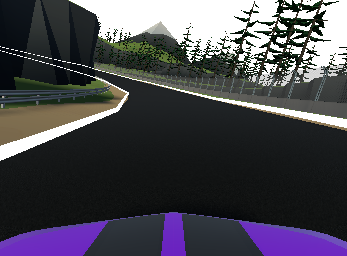
#> input picture training_set/vanilla/track1_frame_agent0_1006.png, 347 x 256 px; its folder holds 4 pictures in this run
$ python darken.py
#> lines starting #> are read from the running program, lines starting #| are printed output that depends on the picture
from PIL import ImageChops, Image
import os

input_folder = "vanilla"
output_folder = "lighter"
os.makedirs(output_folder, exist_ok=True)

for filename in os.listdir(input_folder):
    if filename.lower().endswith(('.png', '.jpg', '.jpeg', '.bmp', '.gif')):
        img_path = os.path.join(input_folder, filename)
        img = Image.open(img_path).convert("RGB")
#> img is the input picture: PIL image 347x256 RGB; mean R, G, B 72.3, 70.8, 78.4
        darken = Image.new("RGB", img.size, (120, 120, 120))
#> darken: PIL image 347x256 RGB; every value is 120
        darkened_img = ImageChops.add(img, darken)
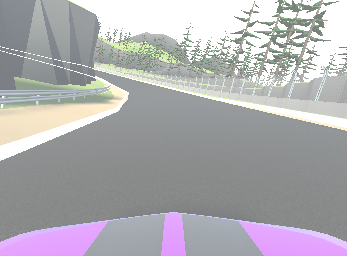
#> darkened_img: PIL image 347x256 RGB; mean R, G, B 174.2, 172.7, 176.7
        darkened_img.save(os.path.join(output_folder, filename))
#> pass 2 of the loop `for filename in os.listdir(input_folder):`:
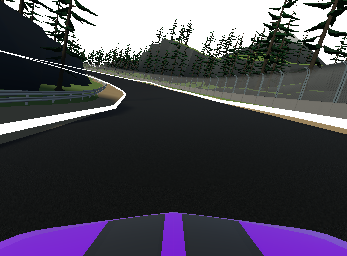
#> input picture training_set/vanilla/track1_frame_agent0_1068.png, 347 x 256 px
#> img is the input picture: PIL image 347x256 RGB; mean R, G, B 74.4, 72, 81.6
#> `darkened_img = ImageChops.add(img, darken)`:
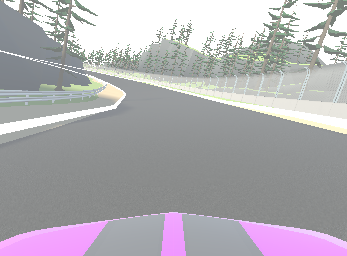
#> darkened_img: PIL image 347x256 RGB; mean R, G, B 175.1, 172.8, 177.5
#> pass 3 of the loop `for filename in os.listdir(input_folder):`:
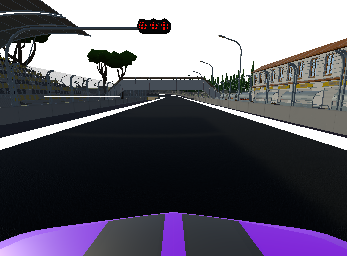
#> input picture training_set/vanilla/track1_frame_agent0_112.png, 347 x 256 px
#> img is the input picture: PIL image 347x256 RGB; mean R, G, B 96.6, 93.4, 105
#> `darkened_img = ImageChops.add(img, darken)`:
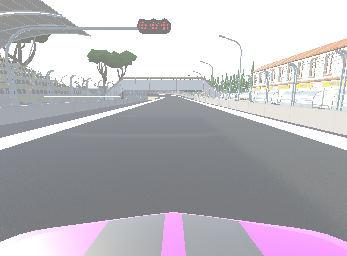
#> darkened_img: PIL image 347x256 RGB; mean R, G, B 185, 182.9, 188.4
#> the loop made 4 passes; the first 3 are shown
